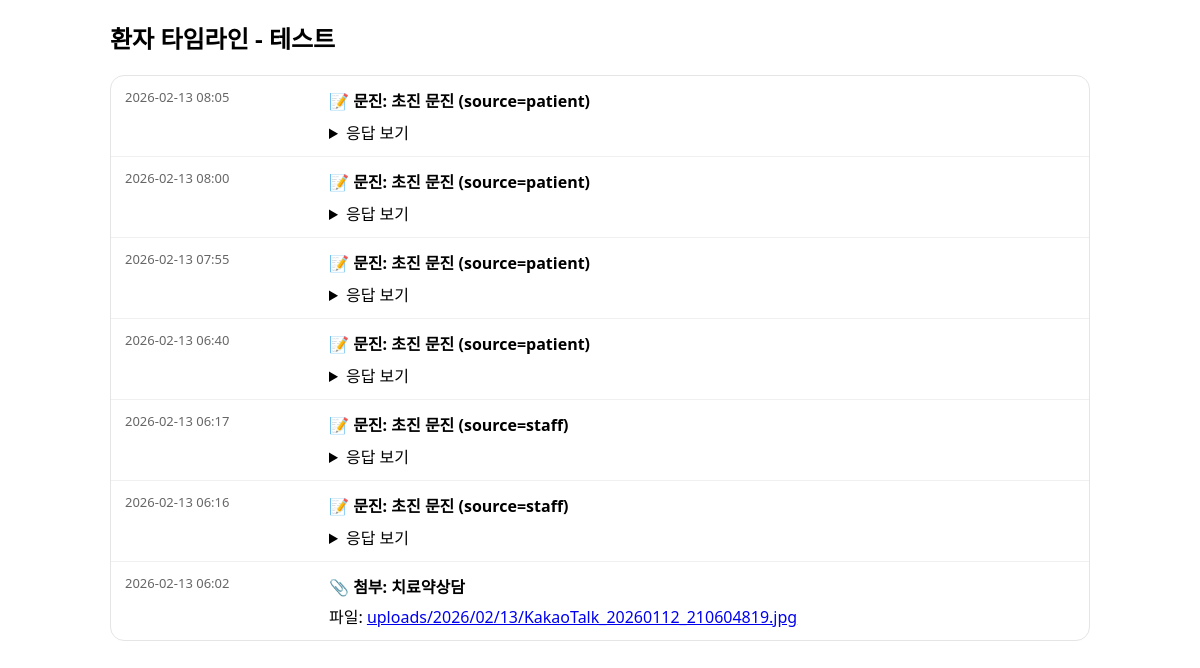
Screenshot of /timeline/1/ with the database file from the repository.
### clinic/models.py (models this page shows, shortened)
class Patient(models.Model):
    full_name = models.CharField(max_length=100)
    birth_date = models.DateField(null=True, blank=True)
    sex = models.CharField(max_length=20, blank=True)
    phone = models.CharField(max_length=30, blank=True)
    memo = models.TextField(blank=True)
    created_at = models.DateTimeField(default=timezone.now)
    updated_at = models.DateTimeField(auto_now=True)

class FormResponse(models.Model):
    SOURCE_CHOICES = [
        ("staff", "원내 입력"),
        ("patient", "환자 입력"),
    ]
    template = models.ForeignKey(FormTemplate, on_delete=models.PROTECT, related_name="responses")
    template_version = models.PositiveIntegerField(default=1)
    patient = models.ForeignKey(Patient, on_delete=models.CASCADE, related_name="form_responses")
    encounter = models.ForeignKey(Encounter, null=True, blank=True, on_delete=models.CASCADE, related_name="form_responses")
    source = models.CharField(max_length=20, choices=SOURCE_CHOICES, default="staff")
    submitted_at = models.DateTimeField(default=timezone.now)
    responses_json = models.JSONField(default=dict)

class Attachment(models.Model):
    patient = models.ForeignKey(Patient, on_delete=models.CASCADE, related_name="attachments")
    encounter = models.ForeignKey(Encounter, null=True, blank=True, on_delete=models.CASCADE, related_name="attachments")
    file = models.FileField(upload_to="uploads/%Y/%m/%d/")
    tag = models.CharField(max_length=50, blank=True)
    note = models.TextField(blank=True)
    uploaded_at = models.DateTimeField(default=timezone.now)

### clinic/views.py (the view, shortened to what this page needs)
# urls.py: path("timeline/<int:patient_id>/", views.patient_timeline, name="patient_timeline"),
def patient_timeline(request: HttpRequest, patient_id: int) -> HttpResponse:
    patient = get_object_or_404(Patient, id=patient_id)
    encounters = list(patient.encounters.all())
    attachments = list(patient.attachments.all())
    form_responses = list(patient.form_responses.select_related("template").all())
    items: List[Dict[str, Any]] = []
    for a in attachments:
        items.append({
            "type": "attachment",
            "dt": a.uploaded_at,
            "title": f"첨부: {a.tag or '파일'}",
            "obj": a,
        })
    for r in form_responses:
        items.append({
            "type": "form",
            "dt": r.submitted_at,
            "title": f"문진: {r.template.name} (source={r.source})",
            "rendered_html": render_response_table(r.template, r.responses_json),
        })
    items.sort(key=lambda x: x["dt"], reverse=True)
    return render(
        request,
        "clinic/patient_timeline.html",
        {"patient": patient, "items": items},
    )

### clinic/templates/clinic/patient_timeline.html (shortened to what this page needs)
<!doctype html>
<html lang="ko">
<head>
</head>
<body>
  <div class="wrap">
    <h2>환자 타임라인 - {{ patient.full_name }}</h2>
    <div class="card">
      {% for it in items %}
        <div class="row">
          <div class="dt">{{ it.dt|date:"Y-m-d H:i" }}</div>
          <div class="main">
            <div class="title">
              {% if it.type == "form" %}📝{% endif %}
              {% if it.type == "attachment" %}📎{% endif %}
              {{ it.title }}
            </div>
            {% if it.type == "encounter" %}
              메모: {{ it.obj.note|default:"-" }}
            {% elif it.type == "attachment" %}
              {% if it.obj.file %}
                파일: <a href="{{ it.obj.file.url }}" target="_blank">{{ it.obj.file.name }}</a>
              {% endif %}
            {% elif it.type == "form" %}
              <details>
                <summary>응답 보기</summary>
              </details>
            {% endif %}
          </div>
        </div>
      {% endfor %}
    </div>
  </div>
</body>
</html>

### clinic/templates/clinic/patient_timeline.html (style rules this page uses)
body { font-family: system-ui, -apple-system, Segoe UI, Roboto, Arial; margin: 20px; }
.wrap { max-width: 980px; margin: 0 auto; }
.card { margin-top: 14px; border:1px solid #e5e5e5; border-radius:14px; overflow:hidden; }
.row { display:flex; gap:14px; padding:12px 14px; border-top:1px solid #f0f0f0; }
.row:first-child { border-top:0; }
.dt { width:190px; color:#666; font-size:13px; }
.main { flex:1; }
.title { font-weight:700; margin-bottom:6px; }
details { margin-top:8px; }

### rows the page displays
Patient: full_name "테스트"
FormResponse: dt "2026-02-13 08:05"
FormResponse: dt "2026-02-13 08:00"
FormResponse: dt "2026-02-13 07:55"
FormResponse: dt "2026-02-13 06:40"
FormResponse: dt "2026-02-13 06:17"
FormResponse: dt "2026-02-13 06:16"
Attachment: dt "2026-02-13 06:02", title "첨부: 치료약상담", obj.file.name "uploads/2026/02/13/KakaoTalk_20260112_210604819.jpg"

### other values shown
{{ it.title }} "문진: 초진 문진 (source=patient)" "문진: 초진 문진 (source=patient)" "문진: 초진 문진 (source=patient)" "문진: 초진 문진 (source=patient)" "문진: 초진 문진 (source=staff)" "문진: 초진 문진 (source=staff)"
